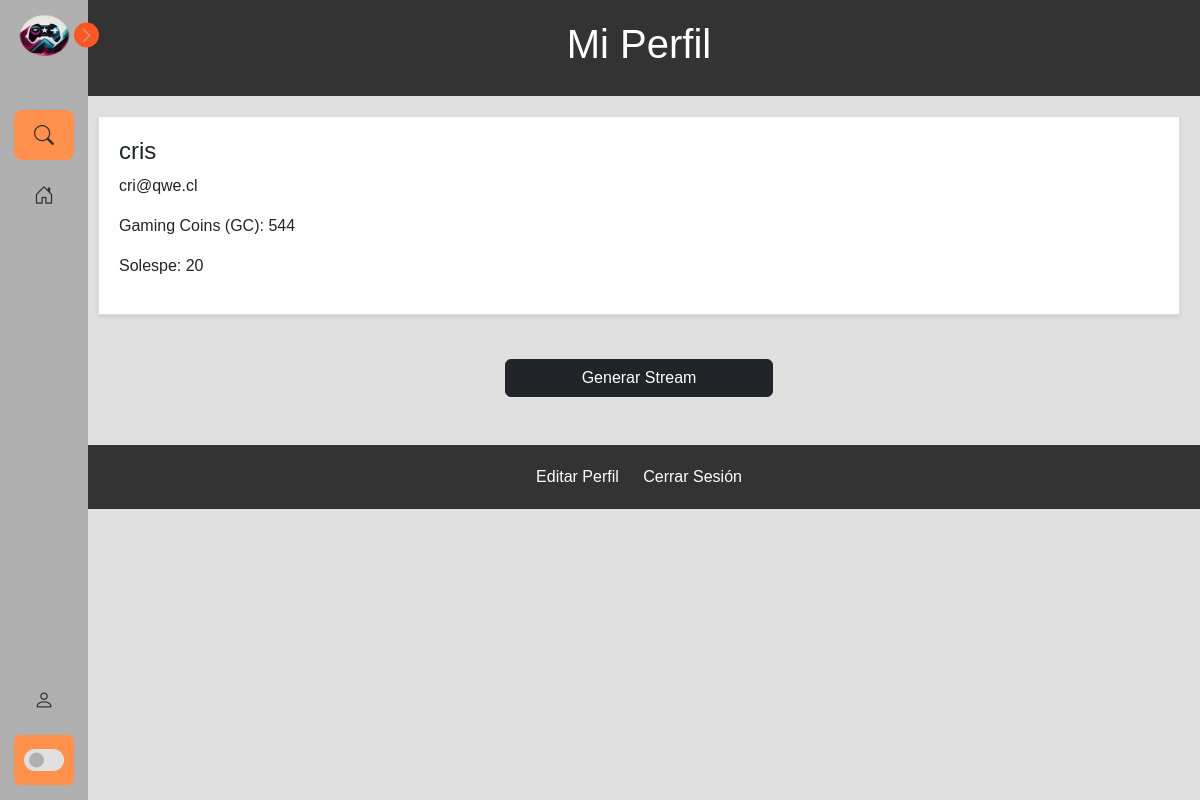
Page /perfil (signed in) on the earlier database version.
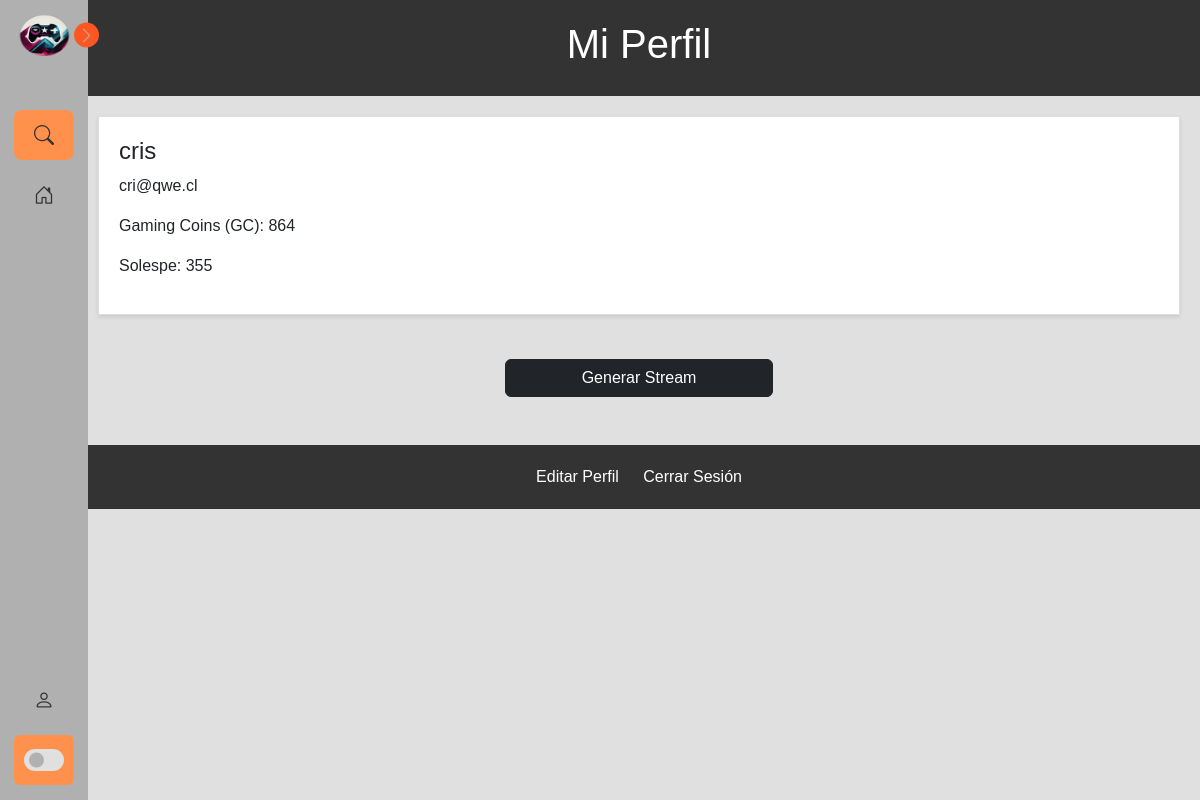
Same page on the later database version.
### app/tvapp/models.py (models this page shows, shortened)
class Puntos(models.Model):
    usuario = models.OneToOneField(User, on_delete=models.CASCADE)
    puntos = models.IntegerField(default=0)

class Solespe(models.Model):
    usuario = models.OneToOneField(User, on_delete=models.CASCADE)
    cantidadSolespe = models.IntegerField(default=0)

### app/tvapp/views.py (the view)
# urls.py: path('perfil', views.perfil, name='perfil'),
@login_required
def perfil(request):
    if request.method == 'POST' and 'logout' in request.POST:
        logout(request)
        return redirect('inicio')  # Redirige al usuario a la página de inicio.
    usuario_actual = request.user
    username = usuario_actual.username
    email = usuario_actual.email
    puntos_usuario = Puntos.objects.get(usuario=request.user)
    solespe_usuario, creado = Solespe.objects.get_or_create(usuario=request.user)
    return render(request, 'perfil.html', {'puntos_usuario': puntos_usuario, 'solespe_usuario': solespe_usuario})

### app/tvapp/templates/perfil.html (shortened to what this page needs)
{% extends 'baseInicio.html' %}
{% load static %}
{% block head %}
<link rel="stylesheet" type="text/css" href="{% static 'css/StylePerfil.css' %}">
{% endblock %}
{% block content %}
<header class="headerPerfil">
    <h1>Mi Perfil</h1>
</header>
<div class="profile">
    <div class="user-info">
        <h2>{{ user.username }}</h2>
        <p>{{ user.email }}</p>
        <p>Gaming Coins (GC): {{ puntos_usuario.puntos }}</p>
        <p>Solespe: {{ solespe_usuario.cantidadSolespe }}</p>
    </div>
</div>
<div class="container mb-5">
    <div class="row justify-content-center mt-3">
        <div class="col-md-6">
            <div class="d-grid gap-2 col-6 mx-auto">
                <a class="btn btn-dark" href="formuSala">Generar Stream</a>
            </div>
        </div>
    </div>
</div>
<footer>
    <footer>
        <a class="botones" href="{% url 'editar_perfil' %}">Editar Perfil</a>
        <a class="botones" href="{% url 'logout' %}">Cerrar Sesión</a>
    </footer>
</footer>
{% endblock %}

Differences in the rows shown:
changed Puntos: puntos "544" → "864"
changed Solespe: cantidadSolespe "20" → "355"
